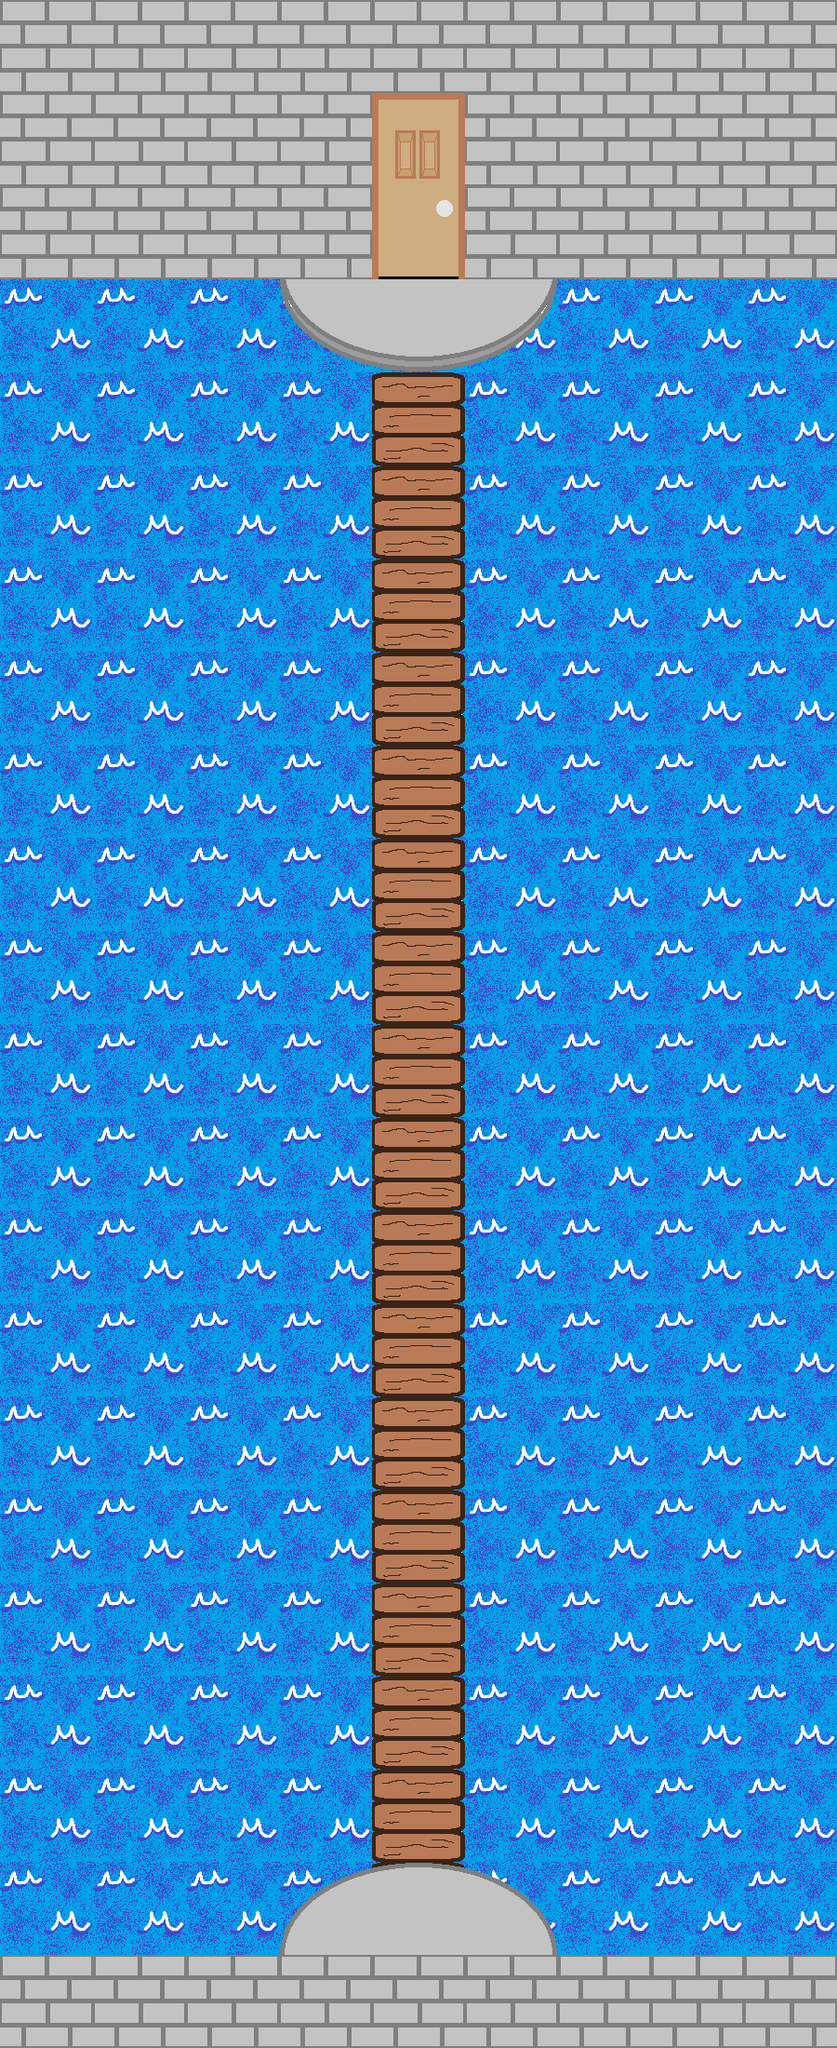

A 2D game scene composited from a Tiled map and its tileset images. What follows is a short description and the map's XML, with each tile layer's data collapsed to a summary:
An orthogonal 9x22 tile map with 100x100 px tiles, 3 tile layers (background, bridge, Tile Layer 2) and 6 objects (b0, b1).

<map version="1.0" orientation="orthogonal" renderorder="right-down" width="9" height="22" tilewidth="100" tileheight="100" nextobjectid="22">
 <tileset firstgid="1" name="dg" tilewidth="300" tileheight="200" tilecount="7">
  <tile id="0">
   <image width="300" height="100" source="plat1.png" />
  </tile>
  <tile id="1">
   <image width="300" height="100" source="plat2.png" />
  </tile>
  <tile id="2">
   <image width="100" height="100" source="water1.png" />
   <animation>
    <frame tileid="2" duration="300" />
    <frame tileid="3" duration="300" />
   </animation>
  </tile>
  <tile id="3">
   <image width="100" height="100" source="water2.png" />
  </tile>
  <tile id="4">
   <image width="100" height="100" source="bridge.png" />
  </tile>
  <tile id="5">
   <image width="100" height="200" source="door.png" />
  </tile>
  <tile id="6">
   <image width="100" height="100" source="graybrick.png" />
  </tile>
 </tileset>
 <layer name="background" width="9" height="22">
  <data>[198 cells, 198 non-empty, 2 distinct tile ids]</data>
 </layer>
 <layer name="bridge" width="9" height="22">
  <data>[198 cells, 17 non-empty, 1 distinct tile ids]</data>
 </layer>
 <layer name="Tile Layer 2" width="9" height="22">
  <data>[198 cells, 3 non-empty, 3 distinct tile ids]</data>
 </layer>
 <objectgroup color="#00ff00" name="wall">
  <object id="1" x="300" y="2100">
   <polyline points="0,0 25,-50 100,-100 100,-1700 50,-1725 0,-1775 0,-1800" />
  </object>
  <object id="2" x="600" y="2100">
   <polyline points="0,0 -25,-50 -100,-100 -100,-1700 -25,-1750 0,-1775 0,-1800" />
  </object>
  <object id="8" x="300" y="300">
   <polyline points="0,0 100,0 100,-200 200,-200 200,0 300,0" />
  </object>
  <object id="17" x="300" y="2100">
   <polyline points="0,0 100,0 100,25 200,25 200,0 300,0" />
  </object>
 </objectgroup>
 <objectgroup color="#089bdf" name="portal">
  <object id="14" name="b0" x="400" y="2100">
   <properties>
    <property name="dest" value="a0" />
   </properties>
   <polyline points="0,0 50,25 100,0 50,-50" />
  </object>
  <object id="20" name="b1" x="400" y="250">
   <properties>
    <property name="dest" value="c0" />
   </properties>
   <polyline points="0,0 0,-25 100,-25 100,0 50,75" />
  </object>
 </objectgroup>
</map>